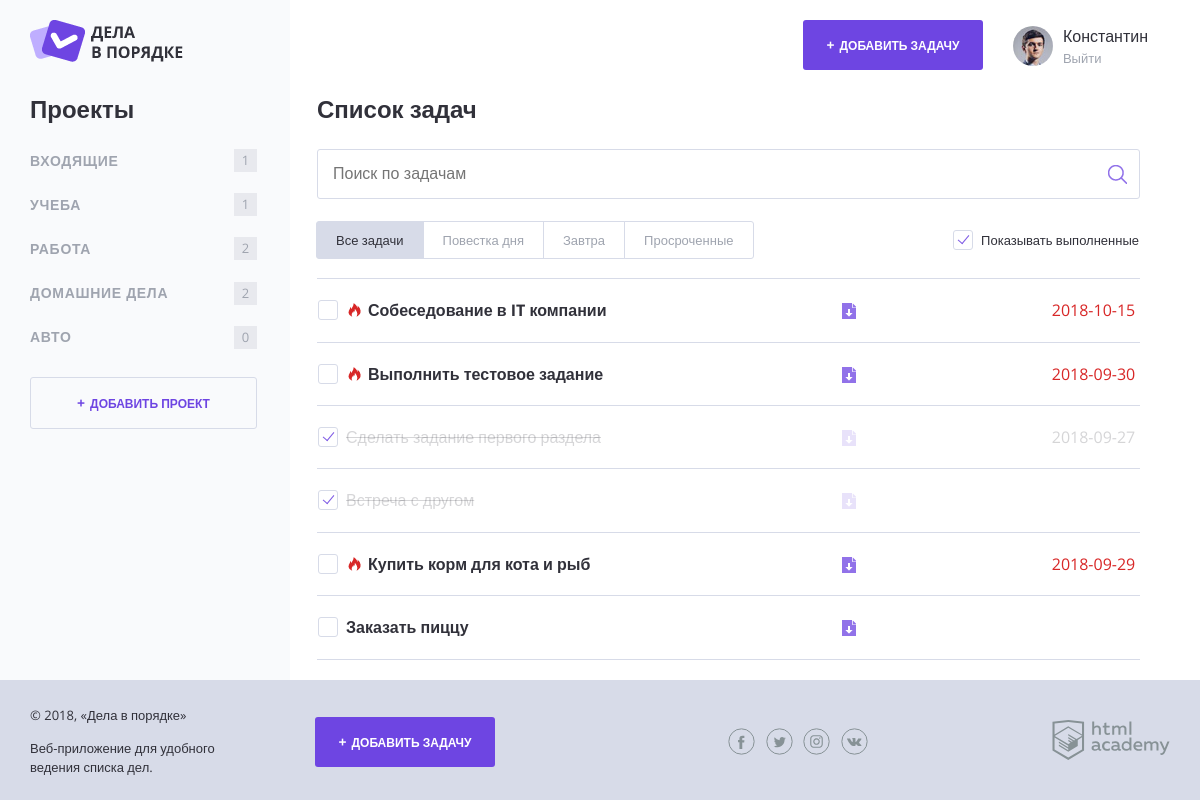
The page / on the database its author committed.
### tables this page shows
CREATE TABLE projects (
  id INT AUTO_INCREMENT PRIMARY KEY,
  title CHAR(100) NOT NULL,
  users_id INT NOT NULL
);

CREATE TABLE tasks (
  id INT AUTO_INCREMENT PRIMARY KEY,
  users_id INT NOT NULL,  
  projects_id INT DEFAULT NULL,  
  create_date TIMESTAMP DEFAULT CURRENT_TIMESTAMP,
  deadline DATE DEFAULT NULL,
  done_date DATE DEFAULT NULL,
  title CHAR(100) NOT NULL,
  file CHAR(255)
);

### functions.php (called while the page is built, shortened)
<?php
function include_template($name, $data) {
    $name = 'templates/' . $name;
    extract($data);
    require($name);
    $result = ob_get_clean();
    return $result;
}
function count_tasks($tasks_list, $project_id) {
  $count = 0;
  foreach ($tasks_list as $tasks) {
    if ($project_id === $tasks["projects_id"]) {
      $count++;
    }
  }
  return $count;
}
function is_task_important($task) {
  if (empty($task["deadline"])) {
      return false;
  }
  $curdate = strtotime (date('d.m.Y'));
  $taskend = strtotime (date($task["deadline"]));
  $dif = floor(($taskend - $curdate) / 3600);
  if ($dif <= 24 && empty($task["done_date"])) {
    return true;
  }
  return false;
}
?>

### data.php (called while the page is built, shortened)
<?php
$show_complete_tasks = rand(0, 1);
$sql = "SELECT * FROM projects";
$stmt = db_get_prepare_stmt($con, $sql);
mysqli_stmt_execute($stmt);
$res = mysqli_stmt_get_result($stmt);
$projects = mysqli_fetch_all($res, MYSQLI_ASSOC);
$sql = "SELECT * FROM tasks";
$stmt = db_get_prepare_stmt($con, $sql);
mysqli_stmt_execute($stmt);
$res = mysqli_stmt_get_result($stmt);
$all_tasks = mysqli_fetch_all($res, MYSQLI_ASSOC);
if (is_null($selected_project)) {
  $tasks = $all_tasks;
}
    else {
      $sql = "SELECT * FROM tasks WHERE projects_id = ?";
      $stmt = db_get_prepare_stmt($con, $sql, [$selected_project]);
      mysqli_stmt_execute($stmt);
      $res = mysqli_stmt_get_result($stmt);
      $tasks = mysqli_fetch_all($res, MYSQLI_ASSOC);
}

### mysql_helper.php (called while the page is built, shortened)
<?php
function db_get_prepare_stmt($link, $sql, $data = []) {
    $stmt = mysqli_prepare($link, $sql);
    return $stmt;
}

### templates/layout.php (the view, shortened to what this page needs)
<!DOCTYPE html>
<html lang="ru">
<head>
    <link rel="stylesheet" href="css/normalize.css">
    <link rel="stylesheet" href="css/style.css">
    <link rel="stylesheet" href="css/flatpickr.min.css">
</head>
<body>
<div class="page-wrapper">
    <div class="container container--with-sidebar">
        <header class="main-header">
            <a href="/">
                <img src="img/logo.png" width="153" height="42" alt="Логотип Дела в порядке">
            </a>
            <div class="main-header__side">
                <a class="main-header__side-item button button--plus open-modal" href="index.php?add-task">Добавить задачу</a>
                <div class="main-header__side-item user-menu">
                    <div class="user-menu__image">
                        <img src="img/user-pic.jpg" width="40" height="40" alt="Пользователь">
                    </div>
                    <div class="user-menu__data">
                        <p>Константин</p>
                        <a href="#">Выйти</a>
                    </div>
                </div>
            </div>
        </header>
        <div class="content">
            <section class="content__side">
                <h2 class="content__side-heading">Проекты</h2>
                <nav class="main-navigation">
                    <ul class="main-navigation__list">
                      <?php foreach ($projects as $project): ?>
                        <li class="main-navigation__list-item">
                            <a class="main-navigation__list-item-link" href="index.php?project=<?=($project['id']);?>"><?= htmlspecialchars($project["title"]);?></a>
                            <span class="main-navigation__list-item-count"><?= count_tasks($tasks, $project["id"]);?></span>
                        </li>
                      <?php endforeach; ?>
                    </ul>
                </nav>
                <a class="button button--transparent button--plus content__side-button"
                   href="pages/form-project.html" target="project_add">Добавить проект</a>
            </section>
            <main class="content__main">
              <?= $content;?>
            </main>
        </div>
    </div>
</div>
<footer class="main-footer">
    <div class="container">
        <div class="main-footer__copyright">
            <p>© 2018, «Дела в порядке»</p>
            <p>Веб-приложение для удобного ведения списка дел.</p>
        </div>
        <a class="main-footer__button button button--plus" href="index.php?add-task">Добавить задачу</a>
        <div class="main-footer__social social">
            <a class="social__link social__link--facebook" href="#">
            </a>
            <a class="social__link social__link--twitter" href="#">
            </a>
            <a class="social__link social__link--instagram" href="#">
            </a>
            <a class="social__link social__link--vkontakte" href="#">
            </a>
        </div>
        <div class="main-footer__developed-by">
            <a href="https://htmlacademy.ru/intensive/php">
                <img src="img/htmlacademy.svg" alt="HTML Academy" width="118" height="40">
            </a>
        </div>
    </div>
</footer>
</body>
</html>

### templates/index.php (shortened to what this page needs)
<h2 class="content__main-heading">Список задач</h2>
<form class="search-form" action="index.php" method="post">
    <input class="search-form__input" type="text" name="" value="" placeholder="Поиск по задачам">
    <input class="search-form__submit" type="submit" name="" value="Искать">
</form>
<div class="tasks-controls">
    <nav class="tasks-switch">
        <a href="/" class="tasks-switch__item tasks-switch__item--active">Все задачи</a>
        <a href="/" class="tasks-switch__item">Повестка дня</a>
        <a href="/" class="tasks-switch__item">Завтра</a>
        <a href="/" class="tasks-switch__item">Просроченные</a>
    </nav>
    <label class="checkbox">
        <span class="checkbox__text">Показывать выполненные</span>
    </label>
</div>
<table class="tasks">
  <?php foreach ($tasks as $key => $val): ?>
    <?php if (empty($val["done_date"]) || $show_complete_tasks===1): ?>
    <tr class="tasks__item task <?php if (!empty($val["done_date"])): ?>task--completed<?php endif; ?> <?php if (is_task_important($val)): ?>task--important<?php endif; ?>">
        <td class="task__select">
            <label class="checkbox task__checkbox">
                <span class="checkbox__text"><?= htmlspecialchars($val["title"]);?></span>
            </label>
        </td>
        <td class="task__file">
            <a class="download-link" href="#"></a>
        </td>
        <td class="task__date">
            <?= htmlspecialchars($val["deadline"]);?>
        </td>
    </tr>
    <?php endif; ?>
    <?php endforeach; ?>
</table>

### index.php (shortened to what this page needs)
<?php
$selected_project = null;
$con = mysqli_connect("localhost", "root", "", "222997-doingsdone");
mysqli_set_charset($con, "utf8");
require('mysql_helper.php');
require('functions.php');
require('data.php');
$errors = [];
$template = "index.php";
$layout_template = "layout.php";
if (http_response_code() === 404) {
  $content = include_template('404.php', []);
}
  else {
    $content = include_template($template, [
      'show_complete_tasks' => $show_complete_tasks,
      'tasks' => $tasks,
      'projects' => $projects,
      'errors' => $errors
    ]);
  }
$title = "Дела в порядке";
$layout = include_template($layout_template, [
  'content' => $content,
  'title' => $title,
  'projects' => $projects,
  'tasks' => $all_tasks
]);
print($layout);
?>

### rows shown on the page
projects: title "ВХОДЯЩИЕ", id "1"
projects: title "УЧЕБА", id "1"
projects: title "РАБОТА", id "2"
projects: title "ДОМАШНИЕ ДЕЛА", id "2"
projects: title "АВТО", id "0"
tasks: title "Собеседование в IT компании", deadline "2018-10-15"
tasks: title "Выполнить тестовое задание", deadline "2018-09-30"
tasks: title "Сделать задание первого раздела", deadline "2018-09-27"
tasks: title "Встреча с другом"
tasks: title "Купить корм для кота и рыб", deadline "2018-09-29"
tasks: title "Заказать пиццу"
